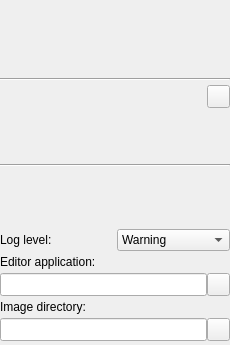
<?xml version="1.0" encoding="UTF-8"?>
<ui version="4.0">
 <class>ConfigurationToolbox</class>
 <widget class="QWidget" name="ConfigurationToolbox">
  <property name="geometry">
   <rect>
    <x>0</x>
    <y>0</y>
    <width>230</width>
    <height>345</height>
   </rect>
  </property>
  <property name="minimumSize">
   <size>
    <width>230</width>
    <height>320</height>
   </size>
  </property>
  <property name="maximumSize">
   <size>
    <width>230</width>
    <height>16777215</height>
   </size>
  </property>
  <property name="windowTitle">
   <string>Configuration</string>
  </property>
  <layout class="QVBoxLayout" name="verticalLayout">
   <property name="spacing">
    <number>4</number>
   </property>
   <property name="leftMargin">
    <number>0</number>
   </property>
   <property name="topMargin">
    <number>4</number>
   </property>
   <property name="rightMargin">
    <number>0</number>
   </property>
   <property name="bottomMargin">
    <number>4</number>
   </property>
   <item>
    <widget class="QWidget" name="deviceSetSelectionWidget" native="true">
     <property name="sizePolicy">
      <sizepolicy hsizetype="Preferred" vsizetype="Expanding">
       <horstretch>0</horstretch>
       <verstretch>0</verstretch>
      </sizepolicy>
     </property>
     <property name="minimumSize">
      <size>
       <width>0</width>
       <height>48</height>
      </size>
     </property>
     <property name="maximumSize">
      <size>
       <width>16777215</width>
       <height>208</height>
      </size>
     </property>
    </widget>
   </item>
   <item>
    <spacer name="verticalSpacer_9">
     <property name="orientation">
      <enum>Qt::Vertical</enum>
     </property>
     <property name="sizeType">
      <enum>QSizePolicy::Fixed</enum>
     </property>
     <property name="sizeHint" stdset="0">
      <size>
       <width>158</width>
       <height>12</height>
      </size>
     </property>
    </spacer>
   </item>
   <item>
    <widget class="Line" name="line">
     <property name="orientation">
      <enum>Qt::Horizontal</enum>
     </property>
    </widget>
   </item>
   <item>
    <layout class="QHBoxLayout" name="horizontalLayout">
     <property name="spacing">
      <number>4</number>
     </property>
     <item>
      <spacer name="horizontalSpacer">
       <property name="orientation">
        <enum>Qt::Horizontal</enum>
       </property>
       <property name="sizeHint" stdset="0">
        <size>
         <width>40</width>
         <height>20</height>
        </size>
       </property>
      </spacer>
     </item>
     <item>
      <widget class="QPushButton" name="pushButton_PopOut">
       <property name="minimumSize">
        <size>
         <width>23</width>
         <height>23</height>
        </size>
       </property>
       <property name="maximumSize">
        <size>
         <width>23</width>
         <height>23</height>
        </size>
       </property>
       <property name="toolTip">
        <string>Pop out (or back) tool state window</string>
       </property>
       <property name="text">
        <string/>
       </property>
       <property name="icon">
        <iconset resource="../../CommonWidgets/CommonWidgets.qrc">
         <normaloff>:/icons/Resources/icon_PopOut.png</normaloff>:/icons/Resources/icon_PopOut.png</iconset>
       </property>
       <property name="checkable">
        <bool>true</bool>
       </property>
      </widget>
     </item>
    </layout>
   </item>
   <item>
    <widget class="QWidget" name="toolStateDisplayWidget" native="true">
     <property name="minimumSize">
      <size>
       <width>0</width>
       <height>48</height>
      </size>
     </property>
    </widget>
   </item>
   <item>
    <widget class="Line" name="line_2">
     <property name="orientation">
      <enum>Qt::Horizontal</enum>
     </property>
    </widget>
   </item>
   <item>
    <spacer name="verticalSpacer_2">
     <property name="orientation">
      <enum>Qt::Vertical</enum>
     </property>
     <property name="sizeType">
      <enum>QSizePolicy::Expanding</enum>
     </property>
     <property name="sizeHint" stdset="0">
      <size>
       <width>20</width>
       <height>12</height>
      </size>
     </property>
    </spacer>
   </item>
   <item>
    <layout class="QHBoxLayout" name="horizontalLayout_2">
     <item>
      <widget class="QLabel" name="labelLogLevel">
       <property name="sizePolicy">
        <sizepolicy hsizetype="Preferred" vsizetype="Preferred">
         <horstretch>0</horstretch>
         <verstretch>0</verstretch>
        </sizepolicy>
       </property>
       <property name="text">
        <string>Log level:</string>
       </property>
      </widget>
     </item>
     <item>
      <widget class="QComboBox" name="comboBox_LogLevel">
       <property name="sizePolicy">
        <sizepolicy hsizetype="Preferred" vsizetype="Fixed">
         <horstretch>0</horstretch>
         <verstretch>0</verstretch>
        </sizepolicy>
       </property>
       <property name="toolTip">
        <string>Level of log entries that are displayed</string>
       </property>
       <property name="currentIndex">
        <number>1</number>
       </property>
       <item>
        <property name="text">
         <string>Error</string>
        </property>
       </item>
       <item>
        <property name="text">
         <string>Warning</string>
        </property>
       </item>
       <item>
        <property name="text">
         <string>Info</string>
        </property>
       </item>
       <item>
        <property name="text">
         <string>Debug</string>
        </property>
       </item>
       <item>
        <property name="text">
         <string>Trace</string>
        </property>
       </item>
      </widget>
     </item>
    </layout>
   </item>
   <item>
    <widget class="QLabel" name="label_EditorApplicationExecutable">
     <property name="toolTip">
      <string>Path of the editor application executable that is used to open configuration files</string>
     </property>
     <property name="text">
      <string>Editor application:</string>
     </property>
    </widget>
   </item>
   <item>
    <layout class="QHBoxLayout" name="horizontalLayout_3">
     <property name="spacing">
      <number>0</number>
     </property>
     <item>
      <widget class="QLineEdit" name="lineEdit_EditorApplicationExecutable">
       <property name="sizePolicy">
        <sizepolicy hsizetype="Expanding" vsizetype="Preferred">
         <horstretch>0</horstretch>
         <verstretch>0</verstretch>
        </sizepolicy>
       </property>
       <property name="toolTip">
        <string>Path of the editor application executable that is used to open configuration files</string>
       </property>
       <property name="readOnly">
        <bool>true</bool>
       </property>
      </widget>
     </item>
     <item>
      <widget class="QPushButton" name="pushButton_SelectEditorApplicationExecutable">
       <property name="sizePolicy">
        <sizepolicy hsizetype="Fixed" vsizetype="Fixed">
         <horstretch>0</horstretch>
         <verstretch>0</verstretch>
        </sizepolicy>
       </property>
       <property name="minimumSize">
        <size>
         <width>23</width>
         <height>23</height>
        </size>
       </property>
       <property name="maximumSize">
        <size>
         <width>23</width>
         <height>23</height>
        </size>
       </property>
       <property name="focusPolicy">
        <enum>Qt::NoFocus</enum>
       </property>
       <property name="toolTip">
        <string>Select other device set configuration directory</string>
       </property>
       <property name="text">
        <string/>
       </property>
       <property name="icon">
        <iconset resource="../../CommonWidgets/CommonWidgets.qrc">
         <normaloff>:/icons/Resources/icon_OpenFile.png</normaloff>:/icons/Resources/icon_OpenFile.png</iconset>
       </property>
       <property name="iconSize">
        <size>
         <width>16</width>
         <height>16</height>
        </size>
       </property>
      </widget>
     </item>
    </layout>
   </item>
   <item>
    <widget class="QLabel" name="label_ImageDirectory">
     <property name="toolTip">
      <string>Directory that contains the usually used input images (to act as home for relative paths in device set configuration files)</string>
     </property>
     <property name="text">
      <string>Image directory:</string>
     </property>
    </widget>
   </item>
   <item>
    <layout class="QHBoxLayout" name="horizontalLayout_4">
     <property name="spacing">
      <number>0</number>
     </property>
     <item>
      <widget class="QLineEdit" name="lineEdit_ImageDirectory">
       <property name="sizePolicy">
        <sizepolicy hsizetype="Expanding" vsizetype="Preferred">
         <horstretch>0</horstretch>
         <verstretch>0</verstretch>
        </sizepolicy>
       </property>
       <property name="toolTip">
        <string>Directory that contains the usually used input images (to act as home for relative paths in device set configuration files)</string>
       </property>
       <property name="readOnly">
        <bool>true</bool>
       </property>
      </widget>
     </item>
     <item>
      <widget class="QPushButton" name="pushButton_SelectImageDirectory">
       <property name="sizePolicy">
        <sizepolicy hsizetype="Fixed" vsizetype="Fixed">
         <horstretch>0</horstretch>
         <verstretch>0</verstretch>
        </sizepolicy>
       </property>
       <property name="minimumSize">
        <size>
         <width>23</width>
         <height>23</height>
        </size>
       </property>
       <property name="maximumSize">
        <size>
         <width>23</width>
         <height>23</height>
        </size>
       </property>
       <property name="focusPolicy">
        <enum>Qt::NoFocus</enum>
       </property>
       <property name="toolTip">
        <string>Select other device set configuration directory</string>
       </property>
       <property name="text">
        <string/>
       </property>
       <property name="icon">
        <iconset resource="../../CommonWidgets/CommonWidgets.qrc">
         <normaloff>:/icons/Resources/icon_OpenFile.png</normaloff>:/icons/Resources/icon_OpenFile.png</iconset>
       </property>
       <property name="iconSize">
        <size>
         <width>16</width>
         <height>16</height>
        </size>
       </property>
      </widget>
     </item>
    </layout>
   </item>
  </layout>
 </widget>
 <resources>
  <include location="../../CommonWidgets/CommonWidgets.qrc"/>
 </resources>
 <connections/>
</ui>
